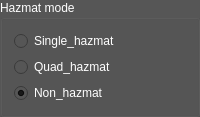
           <widget class="QGroupBox" name="Hazmat_mode_">
            <property name="palette">
             <palette>
              <active>
               <colorrole role="WindowText">
                <brush brushstyle="SolidPattern">
                 <color alpha="255">
                  <red>255</red>
                  <green>255</green>
                  <blue>255</blue>
                 </color>
                </brush>
               </colorrole>
               <colorrole role="Button">
                <brush brushstyle="SolidPattern">
                 <color alpha="255">
                  <red>86</red>
                  <green>86</green>
                  <blue>86</blue>
                 </color>
                </brush>
               </colorrole>
               <colorrole role="Base">
                <brush brushstyle="SolidPattern">
                 <color alpha="255">
                  <red>86</red>
                  <green>86</green>
                  <blue>86</blue>
                 </color>
                </brush>
               </colorrole>
               <colorrole role="Window">
                <brush brushstyle="SolidPattern">
                 <color alpha="255">
                  <red>86</red>
                  <green>86</green>
                  <blue>86</blue>
                 </color>
                </brush>
               </colorrole>
              </active>
              <inactive>
               <colorrole role="WindowText">
                <brush brushstyle="SolidPattern">
                 <color alpha="255">
                  <red>255</red>
                  <green>255</green>
                  <blue>255</blue>
                 </color>
                </brush>
               </colorrole>
               <colorrole role="Button">
                <brush brushstyle="SolidPattern">
                 <color alpha="255">
                  <red>86</red>
                  <green>86</green>
                  <blue>86</blue>
                 </color>
                </brush>
               </colorrole>
               <colorrole role="Base">
                <brush brushstyle="SolidPattern">
                 <color alpha="255">
                  <red>86</red>
                  <green>86</green>
                  <blue>86</blue>
                 </color>
                </brush>
               </colorrole>
               <colorrole role="Window">
                <brush brushstyle="SolidPattern">
                 <color alpha="255">
                  <red>86</red>
                  <green>86</green>
                  <blue>86</blue>
                 </color>
                </brush>
               </colorrole>
              </inactive>
              <disabled>
               <colorrole role="WindowText">
                <brush brushstyle="SolidPattern">
                 <color alpha="255">
                  <red>120</red>
                  <green>120</green>
                  <blue>120</blue>
                 </color>
                </brush>
               </colorrole>
               <colorrole role="Button">
                <brush brushstyle="SolidPattern">
                 <color alpha="255">
                  <red>86</red>
                  <green>86</green>
                  <blue>86</blue>
                 </color>
                </brush>
               </colorrole>
               <colorrole role="Base">
                <brush brushstyle="SolidPattern">
                 <color alpha="255">
                  <red>86</red>
                  <green>86</green>
                  <blue>86</blue>
                 </color>
                </brush>
               </colorrole>
               <colorrole role="Window">
                <brush brushstyle="SolidPattern">
                 <color alpha="255">
                  <red>86</red>
                  <green>86</green>
                  <blue>86</blue>
                 </color>
                </brush>
               </colorrole>
              </disabled>
             </palette>
            </property>
            <property name="title">
             <string>Hazmat mode</string>
            </property>
            <layout class="QGridLayout" name="gridLayout_9">
             <item row="0" column="0">
              <layout class="QVBoxLayout" name="verticalLayout_10">
               <item>
                <widget class="QRadioButton" name="Single_hazmat">
                 <property name="palette">
                  <palette>
                   <active>
                    <colorrole role="WindowText">
                     <brush brushstyle="SolidPattern">
                      <color alpha="255">
                       <red>255</red>
                       <green>255</green>
                       <blue>255</blue>
                      </color>
                     </brush>
                    </colorrole>
                    <colorrole role="Button">
                     <brush brushstyle="SolidPattern">
                      <color alpha="255">
                       <red>86</red>
                       <green>86</green>
                       <blue>86</blue>
                      </color>
                     </brush>
                    </colorrole>
                    <colorrole role="Text">
                     <brush brushstyle="SolidPattern">
                      <color alpha="255">
                       <red>0</red>
                       <green>0</green>
                       <blue>0</blue>
                      </color>
                     </brush>
                    </colorrole>
                    <colorrole role="Base">
                     <brush brushstyle="SolidPattern">
                      <color alpha="255">
                       <red>86</red>
                       <green>86</green>
                       <blue>86</blue>
                      </color>
                     </brush>
                    </colorrole>
                    <colorrole role="Window">
                     <brush brushstyle="SolidPattern">
                      <color alpha="255">
                       <red>86</red>
                       <green>86</green>
                       <blue>86</blue>
                      </color>
                     </brush>
                    </colorrole>
                   </active>
                   <inactive>
                    <colorrole role="WindowText">
                     <brush brushstyle="SolidPattern">
                      <color alpha="255">
                       <red>255</red>
                       <green>255</green>
                       <blue>255</blue>
                      </color>
                     </brush>
                    </colorrole>
                    <colorrole role="Button">
                     <brush brushstyle="SolidPattern">
                      <color alpha="255">
                       <red>86</red>
                       <green>86</green>
                       <blue>86</blue>
                      </color>
                     </brush>
                    </colorrole>
                    <colorrole role="Text">
                     <brush brushstyle="SolidPattern">
                      <color alpha="255">
                       <red>0</red>
                       <green>0</green>
                       <blue>0</blue>
                      </color>
                     </brush>
                    </colorrole>
                    <colorrole role="Base">
                     <brush brushstyle="SolidPattern">
                      <color alpha="255">
                       <red>86</red>
                       <green>86</green>
                       <blue>86</blue>
                      </color>
                     </brush>
                    </colorrole>
                    <colorrole role="Window">
                     <brush brushstyle="SolidPattern">
                      <color alpha="255">
                       <red>86</red>
                       <green>86</green>
                       <blue>86</blue>
                      </color>
                     </brush>
                    </colorrole>
                   </inactive>
                   <disabled>
                    <colorrole role="WindowText">
                     <brush brushstyle="SolidPattern">
                      <color alpha="255">
                       <red>120</red>
                       <green>120</green>
                       <blue>120</blue>
                      </color>
                     </brush>
                    </colorrole>
                    <colorrole role="Button">
                     <brush brushstyle="SolidPattern">
                      <color alpha="255">
                       <red>86</red>
                       <green>86</green>
                       <blue>86</blue>
                      </color>
                     </brush>
                    </colorrole>
                    <colorrole role="Text">
                     <brush brushstyle="SolidPattern">
                      <color alpha="255">
                       <red>120</red>
                       <green>120</green>
                       <blue>120</blue>
                      </color>
                     </brush>
                    </colorrole>
                    <colorrole role="Base">
                     <brush brushstyle="SolidPattern">
                      <color alpha="255">
                       <red>86</red>
                       <green>86</green>
                       <blue>86</blue>
                      </color>
                     </brush>
                    </colorrole>
                    <colorrole role="Window">
                     <brush brushstyle="SolidPattern">
                      <color alpha="255">
                       <red>86</red>
                       <green>86</green>
                       <blue>86</blue>
                      </color>
                     </brush>
                    </colorrole>
                   </disabled>
                  </palette>
                 </property>
                 <property name="text">
                  <string>Single_hazmat</string>
                 </property>
                </widget>
               </item>
               <item>
                <widget class="QRadioButton" name="Quad_hazmat">
                 <property name="palette">
                  <palette>
                   <active>
                    <colorrole role="WindowText">
                     <brush brushstyle="SolidPattern">
                      <color alpha="255">
                       <red>255</red>
                       <green>255</green>
                       <blue>255</blue>
                      </color>
                     </brush>
                    </colorrole>
                    <colorrole role="Button">
                     <brush brushstyle="SolidPattern">
                      <color alpha="255">
                       <red>86</red>
                       <green>86</green>
                       <blue>86</blue>
                      </color>
                     </brush>
                    </colorrole>
                    <colorrole role="Text">
                     <brush brushstyle="SolidPattern">
                      <color alpha="255">
                       <red>0</red>
                       <green>0</green>
                       <blue>0</blue>
                      </color>
                     </brush>
                    </colorrole>
                    <colorrole role="Base">
                     <brush brushstyle="SolidPattern">
                      <color alpha="255">
                       <red>86</red>
                       <green>86</green>
                       <blue>86</blue>
                      </color>
                     </brush>
                    </colorrole>
                    <colorrole role="Window">
                     <brush brushstyle="SolidPattern">
                      <color alpha="255">
                       <red>86</red>
                       <green>86</green>
                       <blue>86</blue>
                      </color>
                     </brush>
                    </colorrole>
                   </active>
                   <inactive>
                    <colorrole role="WindowText">
                     <brush brushstyle="SolidPattern">
                      <color alpha="255">
                       <red>255</red>
                       <green>255</green>
                       <blue>255</blue>
                      </color>
                     </brush>
                    </colorrole>
                    <colorrole role="Button">
                     <brush brushstyle="SolidPattern">
                      <color alpha="255">
                       <red>86</red>
                       <green>86</green>
                       <blue>86</blue>
                      </color>
                     </brush>
                    </colorrole>
                    <colorrole role="Text">
                     <brush brushstyle="SolidPattern">
                      <color alpha="255">
                       <red>0</red>
                       <green>0</green>
                       <blue>0</blue>
                      </color>
                     </brush>
                    </colorrole>
                    <colorrole role="Base">
                     <brush brushstyle="SolidPattern">
                      <color alpha="255">
                       <red>86</red>
                       <green>86</green>
                       <blue>86</blue>
                      </color>
                     </brush>
                    </colorrole>
                    <colorrole role="Window">
                     <brush brushstyle="SolidPattern">
                      <color alpha="255">
                       <red>86</red>
                       <green>86</green>
                       <blue>86</blue>
                      </color>
                     </brush>
                    </colorrole>
                   </inactive>
                   <disabled>
                    <colorrole role="WindowText">
                     <brush brushstyle="SolidPattern">
                      <color alpha="255">
                       <red>120</red>
                       <green>120</green>
                       <blue>120</blue>
                      </color>
                     </brush>
                    </colorrole>
                    <colorrole role="Button">
                     <brush brushstyle="SolidPattern">
                      <color alpha="255">
                       <red>86</red>
                       <green>86</green>
                       <blue>86</blue>
                      </color>
                     </brush>
                    </colorrole>
                    <colorrole role="Text">
                     <brush brushstyle="SolidPattern">
                      <color alpha="255">
                       <red>120</red>
                       <green>120</green>
                       <blue>120</blue>
                      </color>
                     </brush>
                    </colorrole>
                    <colorrole role="Base">
                     <brush brushstyle="SolidPattern">
                      <color alpha="255">
                       <red>86</red>
                       <green>86</green>
                       <blue>86</blue>
                      </color>
                     </brush>
                    </colorrole>
                    <colorrole role="Window">
                     <brush brushstyle="SolidPattern">
                      <color alpha="255">
                       <red>86</red>
                       <green>86</green>
                       <blue>86</blue>
                      </color>
                     </brush>
                    </colorrole>
                   </disabled>
                  </palette>
                 </property>
                 <property name="text">
                  <string>Quad_hazmat</string>
                 </property>
                </widget>
               </item>
               <item>
                <widget class="QRadioButton" name="Non_hazmat">
                 <property name="palette">
                  <palette>
                   <active>
                    <colorrole role="WindowText">
                     <brush brushstyle="SolidPattern">
                      <color alpha="255">
                       <red>255</red>
                       <green>255</green>
                       <blue>255</blue>
                      </color>
                     </brush>
                    </colorrole>
                    <colorrole role="Button">
                     <brush brushstyle="SolidPattern">
                      <color alpha="255">
                       <red>86</red>
                       <green>86</green>
                       <blue>86</blue>
                      </color>
                     </brush>
                    </colorrole>
                    <colorrole role="Text">
                     <brush brushstyle="SolidPattern">
                      <color alpha="255">
                       <red>0</red>
                       <green>0</green>
                       <blue>0</blue>
                      </color>
                     </brush>
                    </colorrole>
                    <colorrole role="Base">
                     <brush brushstyle="SolidPattern">
                      <color alpha="255">
                       <red>86</red>
                       <green>86</green>
                       <blue>86</blue>
                      </color>
                     </brush>
                    </colorrole>
                    <colorrole role="Window">
                     <brush brushstyle="SolidPattern">
                      <color alpha="255">
                       <red>86</red>
                       <green>86</green>
                       <blue>86</blue>
                      </color>
                     </brush>
                    </colorrole>
                   </active>
                   <inactive>
                    <colorrole role="WindowText">
                     <brush brushstyle="SolidPattern">
                      <color alpha="255">
                       <red>255</red>
                       <green>255</green>
                       <blue>255</blue>
                      </color>
                     </brush>
                    </colorrole>
                    <colorrole role="Button">
                     <brush brushstyle="SolidPattern">
                      <color alpha="255">
                       <red>86</red>
                       <green>86</green>
                       <blue>86</blue>
                      </color>
                     </brush>
                    </colorrole>
                    <colorrole role="Text">
                     <brush brushstyle="SolidPattern">
                      <color alpha="255">
                       <red>0</red>
                       <green>0</green>
                       <blue>0</blue>
                      </color>
                     </brush>
                    </colorrole>
                    <colorrole role="Base">
                     <brush brushstyle="SolidPattern">
                      <color alpha="255">
                       <red>86</red>
                       <green>86</green>
                       <blue>86</blue>
                      </color>
                     </brush>
                    </colorrole>
                    <colorrole role="Window">
                     <brush brushstyle="SolidPattern">
                      <color alpha="255">
                       <red>86</red>
                       <green>86</green>
                       <blue>86</blue>
                      </color>
                     </brush>
                    </colorrole>
                   </inactive>
                   <disabled>
                    <colorrole role="WindowText">
                     <brush brushstyle="SolidPattern">
                      <color alpha="255">
                       <red>120</red>
                       <green>120</green>
                       <blue>120</blue>
                      </color>
                     </brush>
                    </colorrole>
                    <colorrole role="Button">
                     <brush brushstyle="SolidPattern">
                      <color alpha="255">
                       <red>86</red>
                       <green>86</green>
                       <blue>86</blue>
                      </color>
                     </brush>
                    </colorrole>
                    <colorrole role="Text">
                     <brush brushstyle="SolidPattern">
                      <color alpha="255">
                       <red>120</red>
                       <green>120</green>
                       <blue>120</blue>
                      </color>
                     </brush>
                    </colorrole>
                    <colorrole role="Base">
                     <brush brushstyle="SolidPattern">
                      <color alpha="255">
                       <red>86</red>
                       <green>86</green>
                       <blue>86</blue>
                      </color>
                     </brush>
                    </colorrole>
                    <colorrole role="Window">
                     <brush brushstyle="SolidPattern">
                      <color alpha="255">
                       <red>86</red>
                       <green>86</green>
                       <blue>86</blue>
                      </color>
                     </brush>
                    </colorrole>
                   </disabled>
                  </palette>
                 </property>
                 <property name="text">
                  <string>Non_hazmat</string>
                 </property>
                 <property name="checked">
                  <bool>true</bool>
                 </property>
                </widget>
               </item>
              </layout>
             </item>
            </layout>
           </widget>
